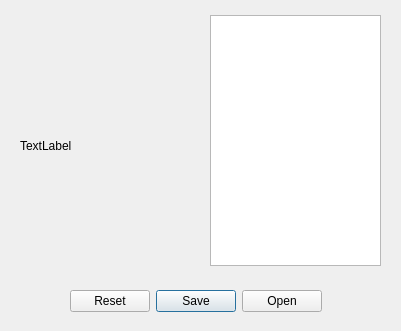
<?xml version="1.0" encoding="UTF-8"?>
<ui version="4.0">
 <class>GulayaObukhov</class>
 <widget class="QWidget" name="GulayaObukhov">
  <property name="geometry">
   <rect>
    <x>0</x>
    <y>0</y>
    <width>401</width>
    <height>331</height>
   </rect>
  </property>
  <property name="windowTitle">
   <string>Form</string>
  </property>
  <widget class="QDialogButtonBox" name="buttonBox">
   <property name="geometry">
    <rect>
     <x>50</x>
     <y>285</y>
     <width>291</width>
     <height>32</height>
    </rect>
   </property>
   <property name="standardButtons">
    <set>QDialogButtonBox::Open|QDialogButtonBox::Reset|QDialogButtonBox::Save</set>
   </property>
   <property name="centerButtons">
    <bool>true</bool>
   </property>
  </widget>
  <widget class="QTextEdit" name="textEdit">
   <property name="geometry">
    <rect>
     <x>210</x>
     <y>15</y>
     <width>171</width>
     <height>251</height>
    </rect>
   </property>
  </widget>
  <widget class="QLabel" name="label">
   <property name="geometry">
    <rect>
     <x>20</x>
     <y>30</y>
     <width>171</width>
     <height>231</height>
    </rect>
   </property>
   <property name="text">
    <string>TextLabel</string>
   </property>
   <property name="scaledContents">
    <bool>true</bool>
   </property>
  </widget>
 </widget>
 <resources/>
 <connections/>
</ui>
